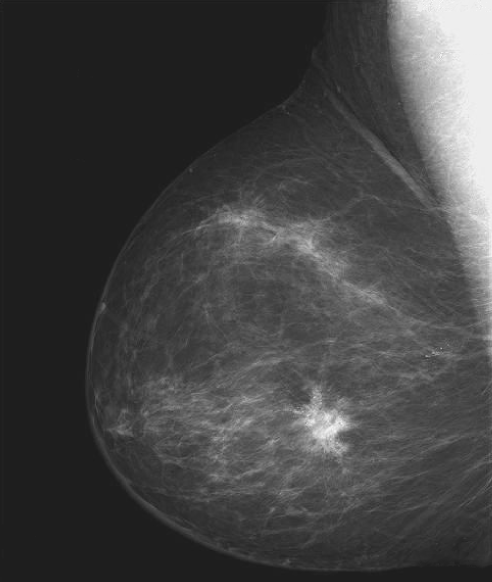
#> input picture Image filtering/image1.tif, 984 x 1164 px (shown at 1/2 size)
$ jupyter execute --allow-errors 'Mathematical operations with images.ipynb'   (shell and % lines are left out)
#> lines starting #> are read from the running program, lines starting #| are printed output that depends on the picture; long printed decimals are rounded
# Basic mathematical operations

    - pixel-wise distances
    - set/logical operations
    - affine transformations
    - arithmetic operations
    - intensity transforms (contrast enhancement, log and gamma)
    - pixel statistics, image histogram

## 1. Pixel-wise distances:

[cell 1]
import skimage as sk # load skimage libraries


I = sk.io.imread('image1.tif') # read image using imread function
#> I is the input picture: shape (1164, 984); min 21, max 255, mean 66.6
sk.io.imshow(I) # visualize image using imshow function
sk.io.show()
#> (the rest of this cell did not finish here and is left out)

### Euclidean distance between two pixels:

[cell 2]
from scipy.spatial.distance import pdist


#> (the rest of this cell did not finish here and is left out)

#> (a cell that did not finish here is left out)

### The euclidean distance transform

Assigns values of the euclidean distance:

$y_i = \sqrt{\sum_{i=1}^{d} (x_i - b_i)^2}$

where $b_i$ is the background point (value 0) with the smallest Euclidean distance to input points $x_i$, and d is the number of dimensions.

#> (a cell that did not finish here is left out)

## 2. Set and logical operations

[cell 5]
nrows, ncols = (200,200)
#> (the rest of this cell did not finish here and is left out)

[cell 6]
nrows, ncols = (200,200)
#> (the rest of this cell did not finish here and is left out)

## 3. Arithmetic operations

[cell 7]
I.dtype

[cell 8]
I.max()
#> Out = 255

Convertion between types:

[cell 9]
from skimage import img_as_int,img_as_float

Iint = img_as_int(I)
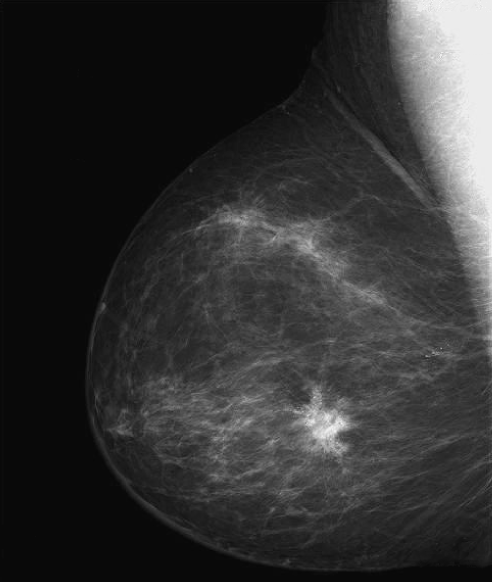
#> Iint: shape (1164, 984) int16 (shown at 1/2 size); min 2698, max 32767, mean 8561.9; drawn with min black and max white
Ifloat = img_as_float(I)

print('uint8 range = {} - {}'.format(I.min(),I.max()))
#| uint8 range = 21 - 255
print('Int range = {} - {}'.format(Iint.min(),Iint.max()))
#| Int range = 2698 - 32767
print('Float range = {} - {}'.format(Ifloat.min(),Ifloat.max()))
#| Float range = 0.08235 - 1.0

Image overflow when adding to uint8 images:

[cell 10]
Isum = I + I
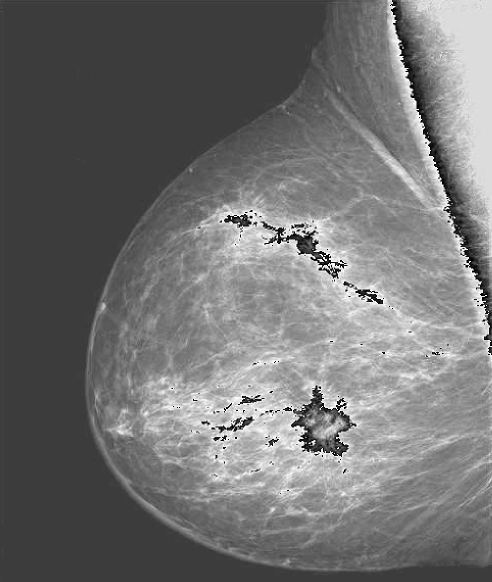
#> Isum: shape (1164, 984) (shown at 1/2 size); min 0, max 254, mean 113.1

What happens is known as overflow: The result is 238+238=476 but encoded as a uint8 results in 476-256 = 220

[cell 11]
print('the values to sum are {} and {}, but the result is = {} '.format(I[0,I.shape[1]-1],I[0,I.shape[1]-1],Isum[0,Isum.shape[1]-1]))
#| the values to sum are 238 and 238, but the result is = 220

## 4. Intensity transformations:

## Gamma correction:

${\displaystyle V_{\text{out}}=A{V_{\text{in}}^{\gamma }}}$, where the non-negative real input value ${\displaystyle V_{\text{in}}}$ is raised to the power ${\displaystyle \gamma }$ and multiplied by the constant A, to get the output value ${\displaystyle V_{\text{out}}}$. In the common case of A = 1, inputs and outputs are typically in the range 0–1.

[cell 12]
from skimage import data, exposure, img_as_float
I_gamma_corrected_2 = exposure.adjust_gamma(I, 2)
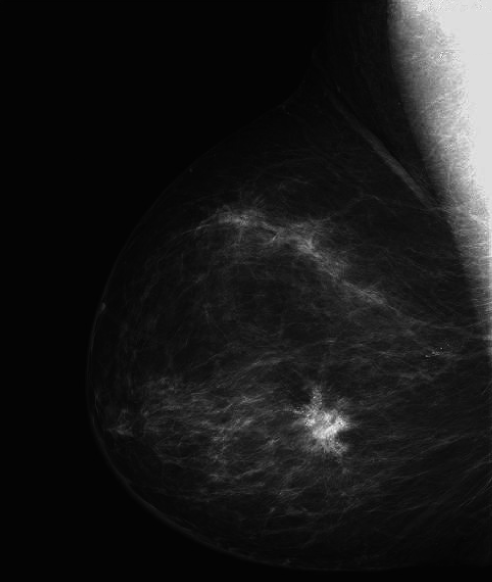
#> I_gamma_corrected_2: shape (1164, 984) (shown at 1/2 size); min 2, max 255, mean 26
I_gamma_corrected_05 = exposure.adjust_gamma(I, 0.5)
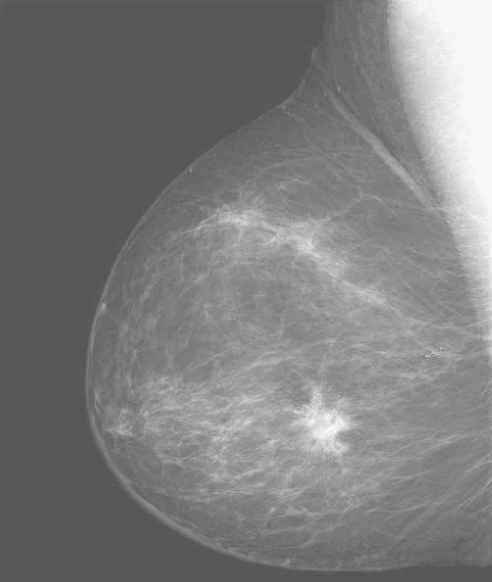
#> I_gamma_corrected_05: shape (1164, 984) (shown at 1/2 size); min 73, max 255, mean 124.2

#> (the rest of this cell did not finish here and is left out)

Compare the cummulative distribution of pixel intensities:

#> (a cell that did not finish here is left out)

## Logarithmic transformation:

This function transforms the input image pixelwise according to the equation $O = gain*log(1 + I)$ after scaling each pixel to the range 0 to 1. For inverse logarithmic correction, the equation is $O = gain*(2**I - 1)$.

[cell 14]
I_logarithmic_corrected = exposure.adjust_log(I, 1)
#> (the rest of this cell did not finish here and is left out)

## Compare Gamma correction and logarithmic transformation:

[cell 15]
import matplotlib
import matplotlib.pyplot as plt
import numpy as np

from skimage import data, img_as_float
from skimage import exposure

matplotlib.rcParams['font.size'] = 8


def plot_img_and_hist(image, axes, bins=256):
    """Plot an image along with its histogram and cumulative histogram.

    """
    image = img_as_float(image)
    ax_img, ax_hist = axes
    ax_cdf = ax_hist.twinx()

    # Display image
    ax_img.imshow(image, cmap=plt.cm.gray)
    ax_img.set_axis_off()

    # Display histogram
    ax_hist.hist(image.ravel(), bins=bins, histtype='step', color='black')
    ax_hist.ticklabel_format(axis='y', style='scientific', scilimits=(0, 0))
    ax_hist.set_xlabel('Pixel intensity')
    ax_hist.set_xlim(0, 1)
    ax_hist.set_yticks([])

    # Display cumulative distribution
    img_cdf, bins = exposure.cumulative_distribution(image, bins)
    ax_cdf.plot(bins, img_cdf, 'r')
    ax_cdf.set_yticks([])

    return ax_img, ax_hist, ax_cdf


# Load an example image
img = data.moon()
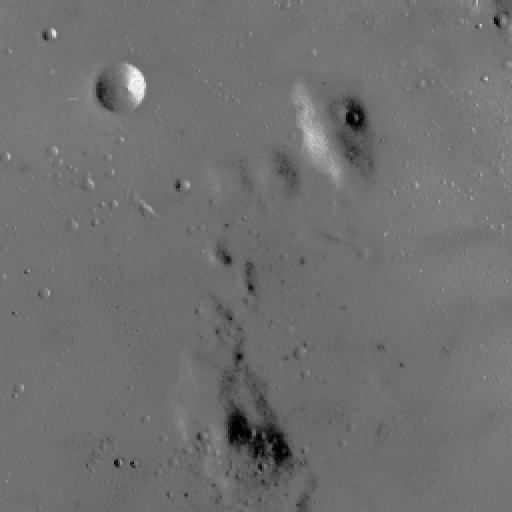
#> input picture skimage.data.moon(), 512 x 512 px
#> img is the input picture: shape (512, 512); min 0, max 255, mean 112.2

# Gamma
gamma_corrected = exposure.adjust_gamma(img, 2)
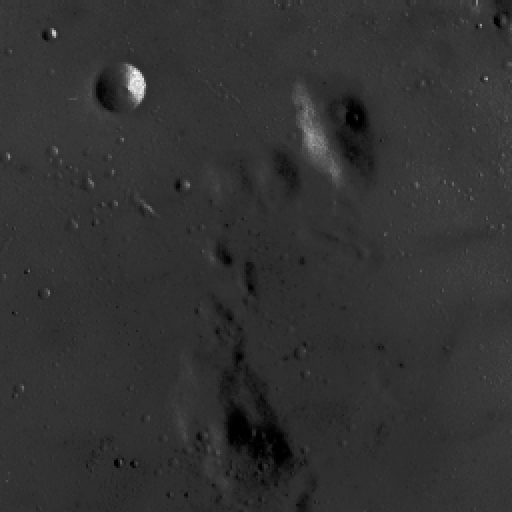
#> gamma_corrected: shape (512, 512); min 0, max 255, mean 50

# Logarithmic
logarithmic_corrected = exposure.adjust_log(img, 1)
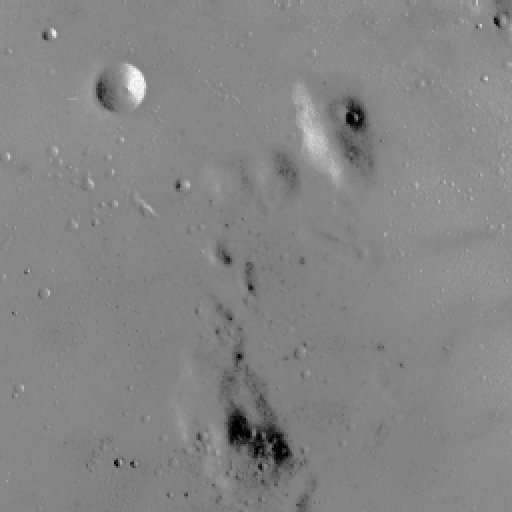
#> logarithmic_corrected: shape (512, 512); min 0, max 255, mean 133

# Display results
fig = plt.figure(figsize=(14, 8))
axes = np.zeros((2, 3), dtype=np.object)
axes[0, 0] = plt.subplot(2, 3, 1)
axes[0, 1] = plt.subplot(2, 3, 2, sharex=axes[0, 0], sharey=axes[0, 0])
axes[0, 2] = plt.subplot(2, 3, 3, sharex=axes[0, 0], sharey=axes[0, 0])
axes[1, 0] = plt.subplot(2, 3, 4)
axes[1, 1] = plt.subplot(2, 3, 5)
axes[1, 2] = plt.subplot(2, 3, 6)

ax_img, ax_hist, ax_cdf = plot_img_and_hist(img, axes[:, 0])
#> in plot_img_and_hist, `img_cdf, bins = exposure.cumulative_distribution(image, bins)`: img_cdf = 256 values from 0.000916 to 1; bins = 256 values from 0.00195 to 0.998
ax_img.set_title('Low contrast image')

y_min, y_max = ax_hist.get_ylim()
#> y_min = 0; y_max = 24460.8
ax_hist.set_ylabel('Number of pixels')
ax_hist.set_yticks(np.linspace(0, y_max, 5))

ax_img, ax_hist, ax_cdf = plot_img_and_hist(gamma_corrected, axes[:, 1])
ax_img.set_title('Gamma correction')

ax_img, ax_hist, ax_cdf = plot_img_and_hist(logarithmic_corrected, axes[:, 2])
ax_img.set_title('Logarithmic correction')

ax_cdf.set_ylabel('Fraction of total intensity')
ax_cdf.set_yticks(np.linspace(0, 1, 5))

# prevent overlap of y-axis labels
fig.tight_layout()
plt.show()
#> figure, not shown here; panel 9: curve peaks at x = 0.998, y = 1

## 5. Pixel statistics and image histograms:

Count histogram

[cell 16]
import matplotlib.pyplot as plt
import numpy as np

# reshape the uint8 image as 1d array:
v = I.reshape(I.shape[0]*I.shape[1],1)
# keep only pixels with a value higher than zero:
v = v[v>0]
fig = plt.figure(figsize=(14, 6))
plt.hist(v, bins=256,density=False)
plt.show()
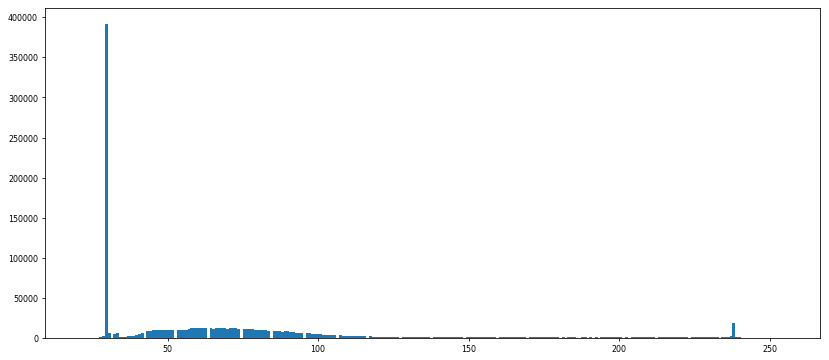
#> figure drawn by matplotlib, 1 panel; tallest bar 392231 high, from x = 29.23 to 30.14

Count histogram:

[cell 17]
from skimage import exposure
counts,bins = exposure.histogram(I, nbins=255)
#> counts = 235 values, max 392231 at index 9, min 0 at index 1, mean 4873.9; bins = 235 values from 21 to 255
fig = plt.figure(figsize=(14, 6))
plt.plot(bins, counts)
plt.show()
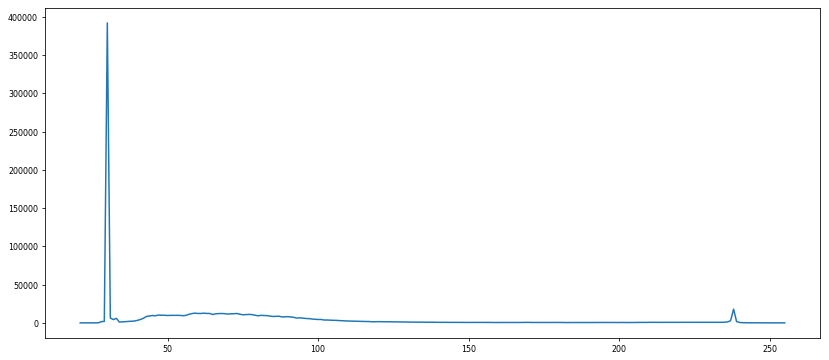
#> figure drawn by matplotlib, 1 panel; curve peaks at x = 30, y = 392231

Normalized histogram (probability density function of pixel intensity levels):

[cell 18]
from skimage import exposure
counts,bins = exposure.histogram(I, nbins=255)
p = counts/(I.shape[0]*I.shape[1])
#> p = 235 values, max 0.342 at index 9, min 0 at index 1, mean 0.00426
fig = plt.figure(figsize=(14, 6))
plt.plot(bins, p)
plt.show()
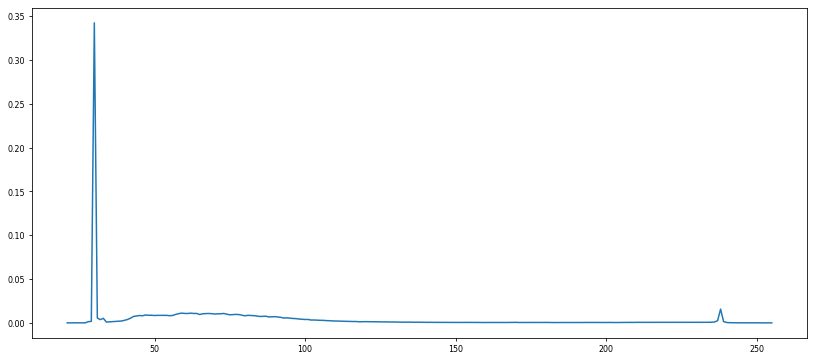
#> figure drawn by matplotlib, 1 panel; curve peaks at x = 30, y = 0.342

check that the area over the pdf is 1 (normalized):

[cell 19]
p.sum()
#> Out = 1

### Global mean, median and standard deviation of an image:

[cell 20]
print('Global mean of the image is = {}'.format(v.mean()))
#| Global mean of the image is = 66.631
print('Global std of the image is = {}'.format(v.std()))
#| Global std of the image is = 46.327
print('Global median of the image is = {}'.format(np.median(v)))
#| Global median of the image is = 57.0
